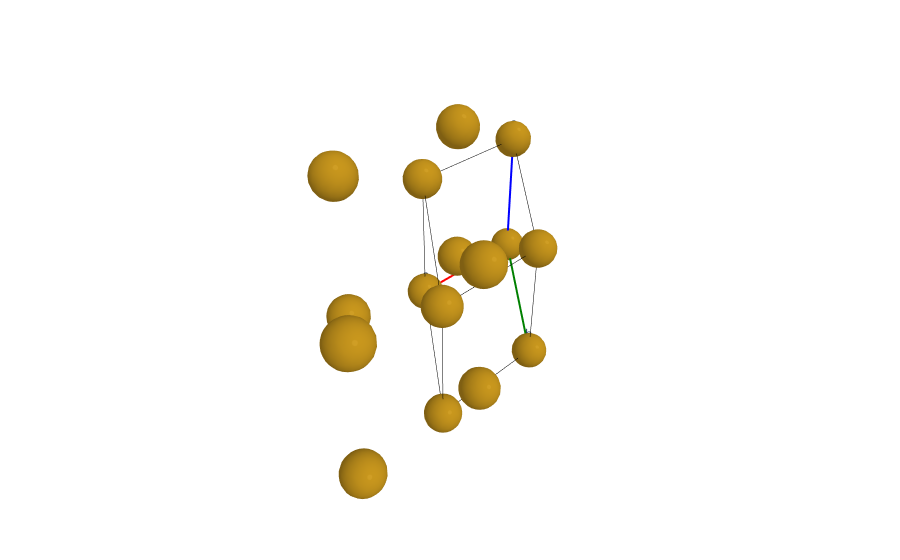

Source (notebook cell):
### Code cell
fig = Figure()
# fig.add_structure(struct, supercell=[10, 10, 10])
fig.add_structure(struct, supercell=[2, 2, 2])
fig.add_unitcell(struct)

fig.show()

### Figure 1 — Plotly figure (JSON) as saved in the notebook; plotly's stock layout.template omitted (floating-point values rounded to 4 significant figures; data arrays with more than 128 entries replaced by an {"elided": "..."} marker saying what was removed)
{"data": [{"alphahull": 0, "cmin": -7, "color": "rgba(211, 159, 031, 1.0)", "flatshading": false, "lighting": {"ambient": 0.6, "diffuse": 0.35, "facenormalsepsilon": 1e-15, "fresnel": 0.05, "roughness": 0.05, "specular": 0.03, "vertexnormalsepsilon": 1e-15}, "lightposition": {"x": 100, "y": 100, "z": 0}, "type": "mesh3d", "x": {"elided": "288 float values"}, "y": {"elided": "288 float values"}, "z": {"elided": "288 float values"}}, {"alphahull": 0, "cmin": -7, "color": "rgba(211, 159, 031, 1.0)", "flatshading": false, "lighting": {"ambient": 0.6, "diffuse": 0.35, "facenormalsepsilon": 1e-15, "fresnel": 0.05, "roughness": 0.05, "specular": 0.03, "vertexnormalsepsilon": 1e-15}, "lightposition": {"x": 100, "y": 100, "z": 0}, "type": "mesh3d", "x": {"elided": "288 float values"}, "y": {"elided": "288 float values"}, "z": {"elided": "288 float values"}}, {"alphahull": 0, "cmin": -7, "color": "rgba(211, 159, 031, 1.0)", "flatshading": false, "lighting": {"ambient": 0.6, "diffuse": 0.35, "facenormalsepsilon": 1e-15, "fresnel": 0.05, "roughness": 0.05, "specular": 0.03, "vertexnormalsepsilon": 1e-15}, "lightposition": {"x": 100, "y": 100, "z": 0}, "type": "mesh3d", "x": {"elided": "288 float values"}, "y": {"elided": "288 float values"}, "z": {"elided": "288 float values"}}, {"alphahull": 0, "cmin": -7, "color": "rgba(211, 159, 031, 1.0)", "flatshading": false, "lighting": {"ambient": 0.6, "diffuse": 0.35, "facenormalsepsilon": 1e-15, "fresnel": 0.05, "roughness": 0.05, "specular": 0.03, "vertexnormalsepsilon": 1e-15}, "lightposition": {"x": 100, "y": 100, "z": 0}, "type": "mesh3d", "x": {"elided": "288 float values"}, "y": {"elided": "288 float values"}, "z": {"elided": "288 float values"}}, {"alphahull": 0, "cmin": -7, "color": "rgba(211, 159, 031, 1.0)", "flatshading": false, "lighting": {"ambient": 0.6, "diffuse": 0.35, "facenormalsepsilon": 1e-15, "fresnel": 0.05, "roughness": 0.05, "specular": 0.03, "vertexnormalsepsilon": 1e-15}, "lightposition": {"x": 100, "y": 100, "z": 0}, "type": "mesh3d", "x": {"elided": "288 float values"}, "y": {"elided": "288 float values"}, "z": {"elided": "288 float values"}}, {"alphahull": 0, "cmin": -7, "color": "rgba(211, 159, 031, 1.0)", "flatshading": false, "lighting": {"ambient": 0.6, "diffuse": 0.35, "facenormalsepsilon": 1e-15, "fresnel": 0.05, "roughness": 0.05, "specular": 0.03, "vertexnormalsepsilon": 1e-15}, "lightposition": {"x": 100, "y": 100, "z": 0}, "type": "mesh3d", "x": {"elided": "288 float values"}, "y": {"elided": "288 float values"}, "z": {"elided": "288 float values"}}, {"alphahull": 0, "cmin": -7, "color": "rgba(211, 159, 031, 1.0)", "flatshading": false, "lighting": {"ambient": 0.6, "diffuse": 0.35, "facenormalsepsilon": 1e-15, "fresnel": 0.05, "roughness": 0.05, "specular": 0.03, "vertexnormalsepsilon": 1e-15}, "lightposition": {"x": 100, "y": 100, "z": 0}, "type": "mesh3d", "x": {"elided": "288 float values"}, "y": {"elided": "288 float values"}, "z": {"elided": "288 float values"}}, {"alphahull": 0, "cmin": -7, "color": "rgba(211, 159, 031, 1.0)", "flatshading": false, "lighting": {"ambient": 0.6, "diffuse": 0.35, "facenormalsepsilon": 1e-15, "fresnel": 0.05, "roughness": 0.05, "specular": 0.03, "vertexnormalsepsilon": 1e-15}, "lightposition": {"x": 100, "y": 100, "z": 0}, "type": "mesh3d", "x": {"elided": "288 float values"}, "y": {"elided": "288 float values"}, "z": {"elided": "288 float values"}}, {"alphahull": 0, "cmin": -7, "color": "rgba(211, 159, 031, 1.0)", "flatshading": false, "lighting": {"ambient": 0.6, "diffuse": 0.35, "facenormalsepsilon": 1e-15, "fresnel": 0.05, "roughness": 0.05, "specular": 0.03, "vertexnormalsepsilon": 1e-15}, "lightposition": {"x": 100, "y": 100, "z": 0}, "type": "mesh3d", "x": {"elided": "288 float values"}, "y": {"elided": "288 float values"}, "z": {"elided": "288 float values"}}, {"alphahull": 0, "cmin": -7, "color": "rgba(211, 159, 031, 1.0)", "flatshading": false, "lighting": {"ambient": 0.6, "diffuse": 0.35, "facenormalsepsilon": 1e-15, "fresnel": 0.05, "roughness": 0.05, "specular": 0.03, "vertexnormalsepsilon": 1e-15}, "lightposition": {"x": 100, "y": 100, "z": 0}, "type": "mesh3d", "x": {"elided": "288 float values"}, "y": {"elided": "288 float values"}, "z": {"elided": "288 float values"}}, {"alphahull": 0, "cmin": -7, "color": "rgba(211, 159, 031, 1.0)", "flatshading": false, "lighting": {"ambient": 0.6, "diffuse": 0.35, "facenormalsepsilon": 1e-15, "fresnel": 0.05, "roughness": 0.05, "specular": 0.03, "vertexnormalsepsilon": 1e-15}, "lightposition": {"x": 100, "y": 100, "z": 0}, "type": "mesh3d", "x": {"elided": "288 float values"}, "y": {"elided": "288 float values"}, "z": {"elided": "288 float values"}}, {"alphahull": 0, "cmin": -7, "color": "rgba(211, 159, 031, 1.0)", "flatshading": false, "lighting": {"ambient": 0.6, "diffuse": 0.35, "facenormalsepsilon": 1e-15, "fresnel": 0.05, "roughness": 0.05, "specular": 0.03, "vertexnormalsepsilon": 1e-15}, "lightposition": {"x": 100, "y": 100, "z": 0}, "type": "mesh3d", "x": {"elided": "288 float values"}, "y": {"elided": "288 float values"}, "z": {"elided": "288 float values"}}, {"alphahull": 0, "cmin": -7, "color": "rgba(211, 159, 031, 1.0)", "flatshading": false, "lighting": {"ambient": 0.6, "diffuse": 0.35, "facenormalsepsilon": 1e-15, "fresnel": 0.05, "roughness": 0.05, "specular": 0.03, "vertexnormalsepsilon": 1e-15}, "lightposition": {"x": 100, "y": 100, "z": 0}, "type": "mesh3d", "x": {"elided": "288 float values"}, "y": {"elided": "288 float values"}, "z": {"elided": "288 float values"}}, {"alphahull": 0, "cmin": -7, "color": "rgba(211, 159, 031, 1.0)", "flatshading": false, "lighting": {"ambient": 0.6, "diffuse": 0.35, "facenormalsepsilon": 1e-15, "fresnel": 0.05, "roughness": 0.05, "specular": 0.03, "vertexnormalsepsilon": 1e-15}, "lightposition": {"x": 100, "y": 100, "z": 0}, "type": "mesh3d", "x": {"elided": "288 float values"}, "y": {"elided": "288 float values"}, "z": {"elided": "288 float values"}}, {"alphahull": 0, "cmin": -7, "color": "rgba(211, 159, 031, 1.0)", "flatshading": false, "lighting": {"ambient": 0.6, "diffuse": 0.35, "facenormalsepsilon": 1e-15, "fresnel": 0.05, "roughness": 0.05, "specular": 0.03, "vertexnormalsepsilon": 1e-15}, "lightposition": {"x": 100, "y": 100, "z": 0}, "type": "mesh3d", "x": {"elided": "288 float values"}, "y": {"elided": "288 float values"}, "z": {"elided": "288 float values"}}, {"alphahull": 0, "cmin": -7, "color": "rgba(211, 159, 031, 1.0)", "flatshading": false, "lighting": {"ambient": 0.6, "diffuse": 0.35, "facenormalsepsilon": 1e-15, "fresnel": 0.05, "roughness": 0.05, "specular": 0.03, "vertexnormalsepsilon": 1e-15}, "lightposition": {"x": 100, "y": 100, "z": 0}, "type": "mesh3d", "x": {"elided": "288 float values"}, "y": {"elided": "288 float values"}, "z": {"elided": "288 float values"}}, {"line": {"color": "red", "width": 4}, "mode": "lines+text", "text": [null, "a"], "type": "scatter3d", "x": [0, 3.84], "y": [0, 0], "z": [0, 2.351e-16]}, {"line": {"color": "green", "width": 4}, "mode": "lines+text", "text": [null, "b"], "type": "scatter3d", "x": [0, 1.92], "y": [0, 2.715], "z": [0, -1.92]}, {"line": {"color": "blue", "width": 4}, "mode": "lines+text", "text": [null, "c"], "type": "scatter3d", "x": [0, 0], "y": [0, 0], "z": [0, 3.84]}, {"line": {"color": "black", "width": 1}, "mode": "lines", "type": "scatter3d", "x": [3.84, 5.76], "y": [0, 2.715], "z": [2.351e-16, -1.92]}, {"line": {"color": "black", "width": 1}, "mode": "lines", "type": "scatter3d", "x": [3.84, 3.84], "y": [0, 0], "z": [2.351e-16, 3.84]}, {"line": {"color": "black", "width": 1}, "mode": "lines", "type": "scatter3d", "x": [1.92, 5.76], "y": [2.715, 2.715], "z": [-1.92, -1.92]}, {"line": {"color": "black", "width": 1}, "mode": "lines", "type": "scatter3d", "x": [1.92, 1.92], "y": [2.715, 2.715], "z": [-1.92, 1.92]}, {"line": {"color": "black", "width": 1}, "mode": "lines", "type": "scatter3d", "x": [0, 3.84], "y": [0, 0], "z": [3.84, 3.84]}, {"line": {"color": "black", "width": 1}, "mode": "lines", "type": "scatter3d", "x": [0, 1.92], "y": [0, 2.715], "z": [3.84, 1.92]}, {"line": {"color": "black", "width": 1}, "mode": "lines", "type": "scatter3d", "x": [5.76, 5.76], "y": [2.715, 2.715], "z": [-1.92, 1.92]}, {"line": {"color": "black", "width": 1}, "mode": "lines", "type": "scatter3d", "x": [1.92, 5.76], "y": [2.715, 2.715], "z": [1.92, 1.92]}, {"line": {"color": "black", "width": 1}, "mode": "lines", "type": "scatter3d", "x": [3.84, 5.76], "y": [0, 2.715], "z": [3.84, 1.92]}], "layout": {"dragmode": "orbit", "margin": {"b": 0, "l": 0, "r": 0, "t": 0}, "scene": {"aspectmode": "data", "xaxis": {"showbackground": false, "showgrid": false, "showline": false, "showspikes": false, "showticklabels": false, "ticks": "", "title": {"text": ""}, "zeroline": false}, "yaxis": {"showbackground": false, "showgrid": false, "showline": false, "showspikes": false, "showticklabels": false, "ticks": "", "title": {"text": ""}, "zeroline": false}, "zaxis": {"showbackground": false, "showgrid": false, "showline": false, "showspikes": false, "showticklabels": false, "ticks": "", "title": {"text": ""}, "zeroline": false}}, "showlegend": false}}
